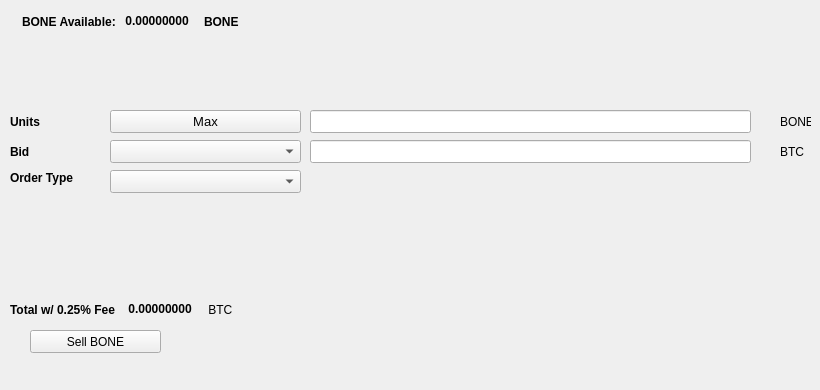
   <widget class="QWidget" name="SellTab">
    <attribute name="title">
     <string>Sell</string>
    </attribute>
    <widget class="QLabel" name="label_16">
     <property name="geometry">
      <rect>
       <x>780</x>
       <y>140</y>
       <width>31</width>
       <height>23</height>
      </rect>
     </property>
     <property name="text">
      <string>BTC</string>
     </property>
    </widget>
    <widget class="QComboBox" name="SellBidcomboBox">
     <property name="geometry">
      <rect>
       <x>110</x>
       <y>140</y>
       <width>191</width>
       <height>23</height>
      </rect>
     </property>
     <property name="font">
      <font>
       <pointsize>10</pointsize>
      </font>
     </property>
    </widget>
    <widget class="QLabel" name="label_18">
     <property name="geometry">
      <rect>
       <x>10</x>
       <y>110</y>
       <width>46</width>
       <height>23</height>
      </rect>
     </property>
     <property name="font">
      <font>
       <weight>75</weight>
       <bold>true</bold>
      </font>
     </property>
     <property name="text">
      <string>Units</string>
     </property>
    </widget>
    <widget class="QPushButton" name="Sell_Max_Amount">
     <property name="geometry">
      <rect>
       <x>110</x>
       <y>110</y>
       <width>191</width>
       <height>23</height>
      </rect>
     </property>
     <property name="font">
      <font>
       <pointsize>10</pointsize>
      </font>
     </property>
     <property name="text">
      <string>Max</string>
     </property>
    </widget>
    <widget class="QLabel" name="label_20">
     <property name="geometry">
      <rect>
       <x>10</x>
       <y>170</y>
       <width>91</width>
       <height>16</height>
      </rect>
     </property>
     <property name="font">
      <font>
       <weight>75</weight>
       <bold>true</bold>
      </font>
     </property>
     <property name="text">
      <string>Order Type</string>
     </property>
    </widget>
    <widget class="QComboBox" name="SellOrdertypeCombo">
     <property name="geometry">
      <rect>
       <x>110</x>
       <y>170</y>
       <width>191</width>
       <height>23</height>
      </rect>
     </property>
     <property name="font">
      <font>
       <pointsize>10</pointsize>
      </font>
     </property>
    </widget>
    <widget class="QLabel" name="label_21">
     <property name="geometry">
      <rect>
       <x>10</x>
       <y>140</y>
       <width>46</width>
       <height>23</height>
      </rect>
     </property>
     <property name="font">
      <font>
       <weight>75</weight>
       <bold>true</bold>
      </font>
     </property>
     <property name="text">
      <string>Bid</string>
     </property>
    </widget>
    <widget class="QLabel" name="label_22">
     <property name="geometry">
      <rect>
       <x>780</x>
       <y>110</y>
       <width>31</width>
       <height>23</height>
      </rect>
     </property>
     <property name="text">
      <string>BONE</string>
     </property>
    </widget>
    <widget class="QLineEdit" name="UnitsInputBONE">
     <property name="geometry">
      <rect>
       <x>310</x>
       <y>110</y>
       <width>441</width>
       <height>23</height>
      </rect>
     </property>
     <property name="font">
      <font>
       <pointsize>9</pointsize>
       <weight>75</weight>
       <bold>true</bold>
      </font>
     </property>
    </widget>
    <widget class="QLineEdit" name="SellBidPriceEdit">
     <property name="geometry">
      <rect>
       <x>310</x>
       <y>140</y>
       <width>441</width>
       <height>23</height>
      </rect>
     </property>
     <property name="font">
      <font>
       <pointsize>9</pointsize>
       <weight>75</weight>
       <bold>true</bold>
      </font>
     </property>
    </widget>
    <widget class="QPushButton" name="SellBONEBTN">
     <property name="geometry">
      <rect>
       <x>30</x>
       <y>330</y>
       <width>131</width>
       <height>23</height>
      </rect>
     </property>
     <property name="text">
      <string>Sell BONE</string>
     </property>
     <property name="icon">
      <iconset resource="../bone">
       <normaloff>:/icons/bone</normaloff>:/icons/bone</iconset>
     </property>
    </widget>
    <widget class="QWidget" name="layoutWidget3">
     <property name="geometry">
      <rect>
       <x>22</x>
       <y>12</y>
       <width>258</width>
       <height>19</height>
      </rect>
     </property>
     <layout class="QHBoxLayout" name="horizontalLayout">
      <item>
       <widget class="QLabel" name="label232_2">
        <property name="font">
         <font>
          <weight>75</weight>
          <bold>true</bold>
         </font>
        </property>
        <property name="text">
         <string>BONE Available:</string>
        </property>
       </widget>
      </item>
      <item>
       <widget class="QLabel" name="BONEAvailableLabel">
        <property name="palette">
         <palette>
          <active>
           <colorrole role="WindowText">
            <brush brushstyle="SolidPattern">
             <color alpha="255">
              <red>0</red>
              <green>0</green>
              <blue>0</blue>
             </color>
            </brush>
           </colorrole>
           <colorrole role="Button">
            <brush brushstyle="SolidPattern">
             <color alpha="255">
              <red>0</red>
              <green>170</green>
              <blue>0</blue>
             </color>
            </brush>
           </colorrole>
           <colorrole role="Light">
            <brush brushstyle="SolidPattern">
             <color alpha="255">
              <red>0</red>
              <green>255</green>
              <blue>0</blue>
             </color>
            </brush>
           </colorrole>
           <colorrole role="Midlight">
            <brush brushstyle="SolidPattern">
             <color alpha="255">
              <red>0</red>
              <green>212</green>
              <blue>0</blue>
             </color>
            </brush>
           </colorrole>
           <colorrole role="Dark">
            <brush brushstyle="SolidPattern">
             <color alpha="255">
              <red>0</red>
              <green>85</green>
              <blue>0</blue>
             </color>
            </brush>
           </colorrole>
           <colorrole role="Mid">
            <brush brushstyle="SolidPattern">
             <color alpha="255">
              <red>0</red>
              <green>113</green>
              <blue>0</blue>
             </color>
            </brush>
           </colorrole>
           <colorrole role="Text">
            <brush brushstyle="SolidPattern">
             <color alpha="255">
              <red>0</red>
              <green>170</green>
              <blue>0</blue>
             </color>
            </brush>
           </colorrole>
           <colorrole role="BrightText">
            <brush brushstyle="SolidPattern">
             <color alpha="255">
              <red>255</red>
              <green>255</green>
              <blue>255</blue>
             </color>
            </brush>
           </colorrole>
           <colorrole role="ButtonText">
            <brush brushstyle="SolidPattern">
             <color alpha="255">
              <red>0</red>
              <green>0</green>
              <blue>0</blue>
             </color>
            </brush>
           </colorrole>
           <colorrole role="Base">
            <brush brushstyle="SolidPattern">
             <color alpha="255">
              <red>255</red>
              <green>255</green>
              <blue>255</blue>
             </color>
            </brush>
           </colorrole>
           <colorrole role="Window">
            <brush brushstyle="SolidPattern">
             <color alpha="255">
              <red>0</red>
              <green>170</green>
              <blue>0</blue>
             </color>
            </brush>
           </colorrole>
           <colorrole role="Shadow">
            <brush brushstyle="SolidPattern">
             <color alpha="255">
              <red>0</red>
              <green>0</green>
              <blue>0</blue>
             </color>
            </brush>
           </colorrole>
           <colorrole role="AlternateBase">
            <brush brushstyle="SolidPattern">
             <color alpha="255">
              <red>127</red>
              <green>212</green>
              <blue>127</blue>
             </color>
            </brush>
           </colorrole>
           <colorrole role="ToolTipBase">
            <brush brushstyle="SolidPattern">
             <color alpha="255">
              <red>255</red>
              <green>255</green>
              <blue>220</blue>
             </color>
            </brush>
           </colorrole>
           <colorrole role="ToolTipText">
            <brush brushstyle="SolidPattern">
             <color alpha="255">
              <red>0</red>
              <green>0</green>
              <blue>0</blue>
             </color>
            </brush>
           </colorrole>
          </active>
          <inactive>
           <colorrole role="WindowText">
            <brush brushstyle="SolidPattern">
             <color alpha="255">
              <red>0</red>
              <green>0</green>
              <blue>0</blue>
             </color>
            </brush>
           </colorrole>
           <colorrole role="Button">
            <brush brushstyle="SolidPattern">
             <color alpha="255">
              <red>0</red>
              <green>170</green>
              <blue>0</blue>
             </color>
            </brush>
           </colorrole>
           <colorrole role="Light">
            <brush brushstyle="SolidPattern">
             <color alpha="255">
              <red>0</red>
              <green>255</green>
              <blue>0</blue>
             </color>
            </brush>
           </colorrole>
           <colorrole role="Midlight">
            <brush brushstyle="SolidPattern">
             <color alpha="255">
              <red>0</red>
              <green>212</green>
              <blue>0</blue>
             </color>
            </brush>
           </colorrole>
           <colorrole role="Dark">
            <brush brushstyle="SolidPattern">
             <color alpha="255">
              <red>0</red>
              <green>85</green>
              <blue>0</blue>
             </color>
            </brush>
           </colorrole>
           <colorrole role="Mid">
            <brush brushstyle="SolidPattern">
             <color alpha="255">
              <red>0</red>
              <green>113</green>
              <blue>0</blue>
             </color>
            </brush>
           </colorrole>
           <colorrole role="Text">
            <brush brushstyle="SolidPattern">
             <color alpha="255">
              <red>0</red>
              <green>170</green>
              <blue>0</blue>
             </color>
            </brush>
           </colorrole>
           <colorrole role="BrightText">
            <brush brushstyle="SolidPattern">
             <color alpha="255">
              <red>255</red>
              <green>255</green>
              <blue>255</blue>
             </color>
            </brush>
           </colorrole>
           <colorrole role="ButtonText">
            <brush brushstyle="SolidPattern">
             <color alpha="255">
              <red>0</red>
              <green>0</green>
              <blue>0</blue>
             </color>
            </brush>
           </colorrole>
           <colorrole role="Base">
            <brush brushstyle="SolidPattern">
             <color alpha="255">
              <red>255</red>
              <green>255</green>
              <blue>255</blue>
             </color>
            </brush>
           </colorrole>
           <colorrole role="Window">
            <brush brushstyle="SolidPattern">
             <color alpha="255">
              <red>0</red>
              <green>170</green>
              <blue>0</blue>
             </color>
            </brush>
           </colorrole>
           <colorrole role="Shadow">
            <brush brushstyle="SolidPattern">
             <color alpha="255">
              <red>0</red>
              <green>0</green>
              <blue>0</blue>
             </color>
            </brush>
           </colorrole>
           <colorrole role="AlternateBase">
            <brush brushstyle="SolidPattern">
             <color alpha="255">
              <red>127</red>
              <green>212</green>
              <blue>127</blue>
             </color>
            </brush>
           </colorrole>
           <colorrole role="ToolTipBase">
            <brush brushstyle="SolidPattern">
             <color alpha="255">
              <red>255</red>
              <green>255</green>
              <blue>220</blue>
             </color>
            </brush>
           </colorrole>
           <colorrole role="ToolTipText">
            <brush brushstyle="SolidPattern">
             <color alpha="255">
              <red>0</red>
              <green>0</green>
              <blue>0</blue>
             </color>
            </brush>
           </colorrole>
          </inactive>
          <disabled>
           <colorrole role="WindowText">
            <brush brushstyle="SolidPattern">
             <color alpha="255">
              <red>0</red>
              <green>85</green>
              <blue>0</blue>
             </color>
            </brush>
           </colorrole>
           <colorrole role="Button">
            <brush brushstyle="SolidPattern">
             <color alpha="255">
              <red>0</red>
              <green>170</green>
              <blue>0</blue>
             </color>
            </brush>
           </colorrole>
           <colorrole role="Light">
            <brush brushstyle="SolidPattern">
             <color alpha="255">
              <red>0</red>
              <green>255</green>
              <blue>0</blue>
             </color>
            </brush>
           </colorrole>
           <colorrole role="Midlight">
            <brush brushstyle="SolidPattern">
             <color alpha="255">
              <red>0</red>
              <green>212</green>
              <blue>0</blue>
             </color>
            </brush>
           </colorrole>
           <colorrole role="Dark">
            <brush brushstyle="SolidPattern">
             <color alpha="255">
              <red>0</red>
              <green>85</green>
              <blue>0</blue>
             </color>
            </brush>
           </colorrole>
           <colorrole role="Mid">
            <brush brushstyle="SolidPattern">
             <color alpha="255">
              <red>0</red>
              <green>113</green>
              <blue>0</blue>
             </color>
            </brush>
           </colorrole>
           <colorrole role="Text">
            <brush brushstyle="SolidPattern">
             <color alpha="255">
              <red>0</red>
              <green>85</green>
              <blue>0</blue>
             </color>
            </brush>
           </colorrole>
           <colorrole role="BrightText">
            <brush brushstyle="SolidPattern">
             <color alpha="255">
              <red>255</red>
              <green>255</green>
              <blue>255</blue>
             </color>
            </brush>
           </colorrole>
           <colorrole role="ButtonText">
            <brush brushstyle="SolidPattern">
             <color alpha="255">
              <red>0</red>
              <green>85</green>
              <blue>0</blue>
             </color>
            </brush>
           </colorrole>
           <colorrole role="Base">
            <brush brushstyle="SolidPattern">
             <color alpha="255">
              <red>0</red>
              <green>170</green>
              <blue>0</blue>
             </color>
            </brush>
           </colorrole>
           <colorrole role="Window">
            <brush brushstyle="SolidPattern">
             <color alpha="255">
              <red>0</red>
              <green>170</green>
              <blue>0</blue>
             </color>
            </brush>
           </colorrole>
           <colorrole role="Shadow">
            <brush brushstyle="SolidPattern">
             <color alpha="255">
              <red>0</red>
              <green>0</green>
              <blue>0</blue>
             </color>
            </brush>
           </colorrole>
           <colorrole role="AlternateBase">
            <brush brushstyle="SolidPattern">
             <color alpha="255">
              <red>0</red>
              <green>170</green>
              <blue>0</blue>
             </color>
            </brush>
           </colorrole>
           <colorrole role="ToolTipBase">
            <brush brushstyle="SolidPattern">
             <color alpha="255">
              <red>255</red>
              <green>255</green>
              <blue>220</blue>
             </color>
            </brush>
           </colorrole>
           <colorrole role="ToolTipText">
            <brush brushstyle="SolidPattern">
             <color alpha="255">
              <red>0</red>
              <green>0</green>
              <blue>0</blue>
             </color>
            </brush>
           </colorrole>
          </disabled>
         </palette>
        </property>
        <property name="font">
         <font>
          <weight>75</weight>
          <bold>true</bold>
         </font>
        </property>
        <property name="text">
         <string> 0.00000000 </string>
        </property>
        <property name="textInteractionFlags">
         <set>Qt::LinksAccessibleByMouse|Qt::TextSelectableByKeyboard|Qt::TextSelectableByMouse</set>
        </property>
       </widget>
      </item>
      <item>
       <widget class="QLabel" name="labelBONE">
        <property name="font">
         <font>
          <weight>75</weight>
          <bold>true</bold>
         </font>
        </property>
        <property name="text">
         <string>BONE</string>
        </property>
       </widget>
      </item>
     </layout>
    </widget>
    <widget class="QWidget" name="layoutWidget">
     <property name="geometry">
      <rect>
       <x>10</x>
       <y>300</y>
       <width>268</width>
       <height>19</height>
      </rect>
     </property>
     <layout class="QHBoxLayout" name="horizontalLayout_2">
      <item>
       <widget class="QLabel" name="label_19">
        <property name="font">
         <font>
          <weight>75</weight>
          <bold>true</bold>
         </font>
        </property>
        <property name="text">
         <string>Total w/ 0.25% Fee </string>
        </property>
       </widget>
      </item>
      <item>
       <widget class="QLabel" name="SellCostLabel">
        <property name="palette">
         <palette>
          <active>
           <colorrole role="WindowText">
            <brush brushstyle="SolidPattern">
             <color alpha="255">
              <red>0</red>
              <green>0</green>
              <blue>0</blue>
             </color>
            </brush>
           </colorrole>
           <colorrole role="Button">
            <brush brushstyle="SolidPattern">
             <color alpha="255">
              <red>0</red>
              <green>170</green>
              <blue>0</blue>
             </color>
            </brush>
           </colorrole>
           <colorrole role="Light">
            <brush brushstyle="SolidPattern">
             <color alpha="255">
              <red>0</red>
              <green>255</green>
              <blue>0</blue>
             </color>
            </brush>
           </colorrole>
           <colorrole role="Midlight">
            <brush brushstyle="SolidPattern">
             <color alpha="255">
              <red>0</red>
              <green>212</green>
              <blue>0</blue>
             </color>
            </brush>
           </colorrole>
           <colorrole role="Dark">
            <brush brushstyle="SolidPattern">
             <color alpha="255">
              <red>0</red>
              <green>85</green>
              <blue>0</blue>
             </color>
            </brush>
           </colorrole>
           <colorrole role="Mid">
            <brush brushstyle="SolidPattern">
             <color alpha="255">
              <red>0</red>
              <green>113</green>
              <blue>0</blue>
             </color>
            </brush>
           </colorrole>
           <colorrole role="Text">
            <brush brushstyle="SolidPattern">
             <color alpha="255">
              <red>0</red>
              <green>170</green>
              <blue>0</blue>
             </color>
            </brush>
           </colorrole>
           <colorrole role="BrightText">
            <brush brushstyle="SolidPattern">
             <color alpha="255">
              <red>255</red>
              <green>255</green>
              <blue>255</blue>
             </color>
            </brush>
           </colorrole>
           <colorrole role="ButtonText">
            <brush brushstyle="SolidPattern">
             <color alpha="255">
              <red>0</red>
              <green>0</green>
              <blue>0</blue>
             </color>
            </brush>
           </colorrole>
           <colorrole role="Base">
            <brush brushstyle="SolidPattern">
             <color alpha="255">
              <red>255</red>
              <green>255</green>
              <blue>255</blue>
             </color>
            </brush>
           </colorrole>
           <colorrole role="Window">
            <brush brushstyle="SolidPattern">
             <color alpha="255">
              <red>0</red>
              <green>170</green>
              <blue>0</blue>
             </color>
            </brush>
           </colorrole>
           <colorrole role="Shadow">
            <brush brushstyle="SolidPattern">
             <color alpha="255">
              <red>0</red>
              <green>0</green>
              <blue>0</blue>
             </color>
            </brush>
           </colorrole>
           <colorrole role="AlternateBase">
            <brush brushstyle="SolidPattern">
             <color alpha="255">
              <red>127</red>
              <green>212</green>
              <blue>127</blue>
             </color>
            </brush>
           </colorrole>
           <colorrole role="ToolTipBase">
            <brush brushstyle="SolidPattern">
             <color alpha="255">
              <red>255</red>
              <green>255</green>
              <blue>220</blue>
             </color>
            </brush>
           </colorrole>
           <colorrole role="ToolTipText">
            <brush brushstyle="SolidPattern">
             <color alpha="255">
              <red>0</red>
              <green>0</green>
              <blue>0</blue>
             </color>
            </brush>
           </colorrole>
          </active>
          <inactive>
           <colorrole role="WindowText">
            <brush brushstyle="SolidPattern">
             <color alpha="255">
              <red>0</red>
              <green>0</green>
              <blue>0</blue>
             </color>
            </brush>
           </colorrole>
           <colorrole role="Button">
            <brush brushstyle="SolidPattern">
             <color alpha="255">
              <red>0</red>
              <green>170</green>
              <blue>0</blue>
             </color>
            </brush>
           </colorrole>
           <colorrole role="Light">
            <brush brushstyle="SolidPattern">
             <color alpha="255">
              <red>0</red>
              <green>255</green>
              <blue>0</blue>
             </color>
            </brush>
           </colorrole>
           <colorrole role="Midlight">
            <brush brushstyle="SolidPattern">
             <color alpha="255">
              <red>0</red>
              <green>212</green>
              <blue>0</blue>
             </color>
            </brush>
           </colorrole>
           <colorrole role="Dark">
            <brush brushstyle="SolidPattern">
             <color alpha="255">
              <red>0</red>
              <green>85</green>
              <blue>0</blue>
             </color>
            </brush>
           </colorrole>
           <colorrole role="Mid">
            <brush brushstyle="SolidPattern">
             <color alpha="255">
              <red>0</red>
              <green>113</green>
              <blue>0</blue>
             </color>
            </brush>
           </colorrole>
           <colorrole role="Text">
            <brush brushstyle="SolidPattern">
             <color alpha="255">
              <red>0</red>
              <green>170</green>
              <blue>0</blue>
             </color>
            </brush>
           </colorrole>
           <colorrole role="BrightText">
            <brush brushstyle="SolidPattern">
             <color alpha="255">
              <red>255</red>
              <green>255</green>
              <blue>255</blue>
             </color>
            </brush>
           </colorrole>
           <colorrole role="ButtonText">
            <brush brushstyle="SolidPattern">
             <color alpha="255">
              <red>0</red>
              <green>0</green>
              <blue>0</blue>
             </color>
            </brush>
           </colorrole>
           <colorrole role="Base">
            <brush brushstyle="SolidPattern">
             <color alpha="255">
              <red>255</red>
              <green>255</green>
              <blue>255</blue>
             </color>
            </brush>
           </colorrole>
           <colorrole role="Window">
            <brush brushstyle="SolidPattern">
             <color alpha="255">
              <red>0</red>
              <green>170</green>
              <blue>0</blue>
             </color>
            </brush>
           </colorrole>
           <colorrole role="Shadow">
            <brush brushstyle="SolidPattern">
             <color alpha="255">
              <red>0</red>
              <green>0</green>
              <blue>0</blue>
             </color>
            </brush>
           </colorrole>
           <colorrole role="AlternateBase">
            <brush brushstyle="SolidPattern">
             <color alpha="255">
              <red>127</red>
              <green>212</green>
              <blue>127</blue>
             </color>
            </brush>
           </colorrole>
           <colorrole role="ToolTipBase">
            <brush brushstyle="SolidPattern">
             <color alpha="255">
              <red>255</red>
              <green>255</green>
              <blue>220</blue>
             </color>
            </brush>
           </colorrole>
           <colorrole role="ToolTipText">
            <brush brushstyle="SolidPattern">
             <color alpha="255">
              <red>0</red>
              <green>0</green>
              <blue>0</blue>
             </color>
            </brush>
           </colorrole>
          </inactive>
          <disabled>
           <colorrole role="WindowText">
            <brush brushstyle="SolidPattern">
             <color alpha="255">
              <red>0</red>
              <green>85</green>
              <blue>0</blue>
             </color>
            </brush>
           </colorrole>
           <colorrole role="Button">
            <brush brushstyle="SolidPattern">
             <color alpha="255">
              <red>0</red>
              <green>170</green>
              <blue>0</blue>
             </color>
            </brush>
           </colorrole>
           <colorrole role="Light">
            <brush brushstyle="SolidPattern">
             <color alpha="255">
              <red>0</red>
              <green>255</green>
              <blue>0</blue>
             </color>
            </brush>
           </colorrole>
           <colorrole role="Midlight">
            <brush brushstyle="SolidPattern">
             <color alpha="255">
              <red>0</red>
              <green>212</green>
              <blue>0</blue>
             </color>
            </brush>
           </colorrole>
           <colorrole role="Dark">
            <brush brushstyle="SolidPattern">
             <color alpha="255">
              <red>0</red>
              <green>85</green>
              <blue>0</blue>
             </color>
            </brush>
           </colorrole>
           <colorrole role="Mid">
            <brush brushstyle="SolidPattern">
             <color alpha="255">
              <red>0</red>
              <green>113</green>
              <blue>0</blue>
             </color>
            </brush>
           </colorrole>
           <colorrole role="Text">
            <brush brushstyle="SolidPattern">
             <color alpha="255">
              <red>0</red>
              <green>85</green>
              <blue>0</blue>
             </color>
            </brush>
           </colorrole>
           <colorrole role="BrightText">
            <brush brushstyle="SolidPattern">
             <color alpha="255">
              <red>255</red>
              <green>255</green>
              <blue>255</blue>
             </color>
            </brush>
           </colorrole>
           <colorrole role="ButtonText">
            <brush brushstyle="SolidPattern">
             <color alpha="255">
              <red>0</red>
              <green>85</green>
              <blue>0</blue>
             </color>
            </brush>
           </colorrole>
           <colorrole role="Base">
            <brush brushstyle="SolidPattern">
             <color alpha="255">
              <red>0</red>
              <green>170</green>
              <blue>0</blue>
             </color>
            </brush>
           </colorrole>
           <colorrole role="Window">
            <brush brushstyle="SolidPattern">
             <color alpha="255">
              <red>0</red>
              <green>170</green>
              <blue>0</blue>
             </color>
            </brush>
           </colorrole>
           <colorrole role="Shadow">
            <brush brushstyle="SolidPattern">
             <color alpha="255">
              <red>0</red>
              <green>0</green>
              <blue>0</blue>
             </color>
            </brush>
           </colorrole>
           <colorrole role="AlternateBase">
            <brush brushstyle="SolidPattern">
             <color alpha="255">
              <red>0</red>
              <green>170</green>
              <blue>0</blue>
             </color>
            </brush>
           </colorrole>
           <colorrole role="ToolTipBase">
            <brush brushstyle="SolidPattern">
             <color alpha="255">
              <red>255</red>
              <green>255</green>
              <blue>220</blue>
             </color>
            </brush>
           </colorrole>
           <colorrole role="ToolTipText">
            <brush brushstyle="SolidPattern">
             <color alpha="255">
              <red>0</red>
              <green>0</green>
              <blue>0</blue>
             </color>
            </brush>
           </colorrole>
          </disabled>
         </palette>
        </property>
        <property name="font">
         <font>
          <weight>75</weight>
          <bold>true</bold>
         </font>
        </property>
        <property name="autoFillBackground">
         <bool>false</bool>
        </property>
        <property name="text">
         <string> 0.00000000</string>
        </property>
        <property name="textInteractionFlags">
         <set>Qt::LinksAccessibleByMouse|Qt::TextSelectableByMouse</set>
        </property>
       </widget>
      </item>
      <item>
       <widget class="QLabel" name="label_17">
        <property name="font">
         <font>
          <weight>50</weight>
          <bold>false</bold>
         </font>
        </property>
        <property name="text">
         <string> BTC</string>
        </property>
       </widget>
      </item>
     </layout>
    </widget>
    <widget class="QLabel" name="label_23">
     <property name="geometry">
      <rect>
       <x>460</x>
       <y>300</y>
       <width>281</width>
       <height>81</height>
      </rect>
     </property>
     <property name="text">
      <string/>
     </property>
     <property name="pixmap">
      <pixmap>:/images/bittrex</pixmap>
     </property>
    </widget>
   </widget>
